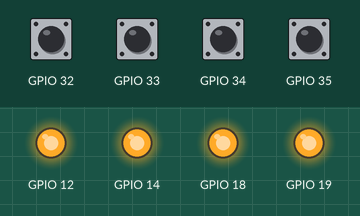
The sketch below on a simulated ESP32. Parts: output pins drawn as LEDs (lit = HIGH). The inputs (shaded band) are chosen by the test bench; at power-on: GPIO 32–35 HIGH. What the sketch prints to the serial monitor is not drawn.

Above: at 1.05 s.
At 5.5 s:
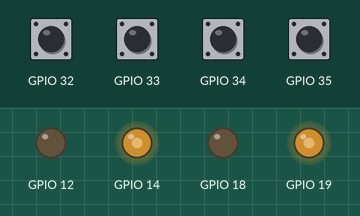
At 10.0 s:
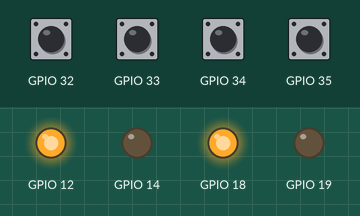
Timing chart, 0 to 12.7 s (numbered marks = the images above):
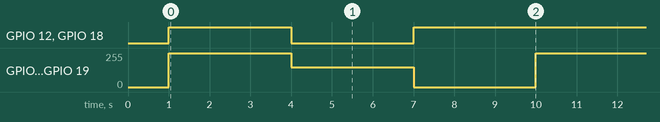

The sketch:

motortest4.ino
```cpp
#include "motor_test_4.h"

#define IN_B_1 18
#define IN_B_2 19
#define ENC_B_1 32
#define ENC_B_2 33
#define PWM_B_1 0
#define PWM_B_2 1


#define IN_A_1 12
#define IN_A_2 14
#define ENC_A_1 34
#define ENC_A_2 35
#define PWM_A_1 2
#define PWM_A_2 3

#define GEAR_RATIO 50


Motor mA(IN_A_1, IN_A_2, ENC_A_1, ENC_A_2, GEAR_RATIO, PWM_A_1, PWM_A_2);
Motor mB(IN_B_1, IN_B_2, ENC_B_1, ENC_B_2, GEAR_RATIO, PWM_B_1, PWM_B_2);

void setup() {
  Serial.begin(115200);
  delay(1000);
  attachAllEncoderInterrupts();
  Serial.println("Robot setup complete");
}

void loop() {

  mA.stop();
  mB.stop();
  delay(3000);
  mA.reverse(150);
  mB.reverse(150);
  delay(3000);
  mA.forward(255);
  mB.forward(255);
  delay(3000);
  Serial.print("mA deg: ");
  Serial.println(mA.get_deg());
  Serial.print("mb deg: ");
  Serial.println(mB.get_deg());
}
```

motor_test_4.cpp
```cpp
#include "motor_test_4.h"

#include <arduino.h>


// Global encoder-to-motor pointer map
Motor* encoderMap[40] = { nullptr };


Motor::Motor(int in1, int in2, int enc1, int enc2, int gearR, int pwmChannel1, int pwmChannel2)
  : in1(in1), in2(in2), enc1(enc1), enc2(enc2), gearR(gearR),
    pwmChannel1(pwmChannel1), pwmChannel2(pwmChannel2) {


  encoderMap[enc1]= this;
  encoderMap[enc2]= this;

  pinMode(enc1, INPUT_PULLUP);
  pinMode(enc2, INPUT_PULLUP);

  pinMode(in1, OUTPUT);
  pinMode(in2, OUTPUT);

  // Setup LEDC PWM
  ledcSetup(pwmChannel1, 1000, 8); // 1kHz, 8-bit resolution
  ledcSetup(pwmChannel2, 1000, 8);

  ledcAttachPin(in1, pwmChannel1);
  ledcAttachPin(in2, pwmChannel2);

  lastEncoded = 0;
  encoderValue = 0;
}

void Motor::forward(int speed) {
  ledcWrite(pwmChannel1, speed);  // Motor forward
  ledcWrite(pwmChannel2, 0);
}

void Motor::reverse(int speed) {
  ledcWrite(pwmChannel1, 0);
  ledcWrite(pwmChannel2, speed);  // Motor reverse
}

void Motor::stop() {
  ledcWrite(pwmChannel1, 255);
  ledcWrite(pwmChannel2, 255);
}

void Motor::updateEncoder() {
  lastEncoded++;
}

double Motor::get_deg() {
  return (double)lastEncoded / gearR;
}

void Motor::clear_movement() {
  lastEncoded = 0;
  encoderValue = 0;
}


// Forward declare the global encoder map
extern class Motor* encoderMap[40];

#define EXPAND(x) x

// Interrupt Helpers
#define ENCODER_PINS \
  X(32)         \
  X(33)         \
  X(34)         \
  X(35)

#define X(PIN) \
  void IRAM_ATTR encoderISR##PIN() { \
    if (encoderMap[EXPAND(PIN)]){\
      encoderMap[EXPAND(PIN)]->updateEncoder(); \
    } \
  }
  ENCODER_PINS
#undef X

void attachAllEncoderInterrupts() {
  #define X(PIN) attachInterrupt(digitalPinToInterrupt(PIN), encoderISR##PIN, CHANGE);
  ENCODER_PINS
  #undef X
}
```

motor_test_4.h
```cpp
#pragma once
#include <Arduino.h>

// Forward declare the global encoder map
extern class Motor* encoderMap[40];

void attachAllEncoderInterrupts();

class Motor {
public:
  /**
   * Constructor
   * @param in1 GPIO for motor IN1 (PWM)
   * @param in2 GPIO for motor IN2 (PWM)
   * @param enc1 GPIO for encoder channel A
   * @param enc2 GPIO for encoder channel B
   * @param gearR Gear ratio for degree conversion
   * @param pwmChannel1 LEDC PWM channel for IN1
   * @param pwmChannel2 LEDC PWM channel for IN2
   */
  Motor(int in1, int in2, int enc1, int enc2, int gearR, int pwmChannel1, int pwmChannel2);

  //Motor controls
  void forward(int speed = 255);
  void reverse(int speed = 255);
  void stop();

  // Encoder handling
  void updateEncoder();
  double get_deg();
  void clear_movement();

private:
  int in1, in2;              // Motor driver control pins
  int enc1, enc2;            // Encoder pins
  int gearR;                 // Gear ratio (for degrees)
  int pwmChannel1, pwmChannel2; // PWM channels
  volatile long encoderValue;   // Optional use for more precise tracking
  volatile long lastEncoded;
};
```

Measured:
- by itself, GPIO 12, GPIO 18: repeats every 9.0 s: LOW 3.0 s, HIGH 6.0 s
- by itself, GPIO 14, GPIO 19: repeats every 9.0 s: 149/255 3.0 s, 0/255 3.0 s, 255/255 3.0 s
